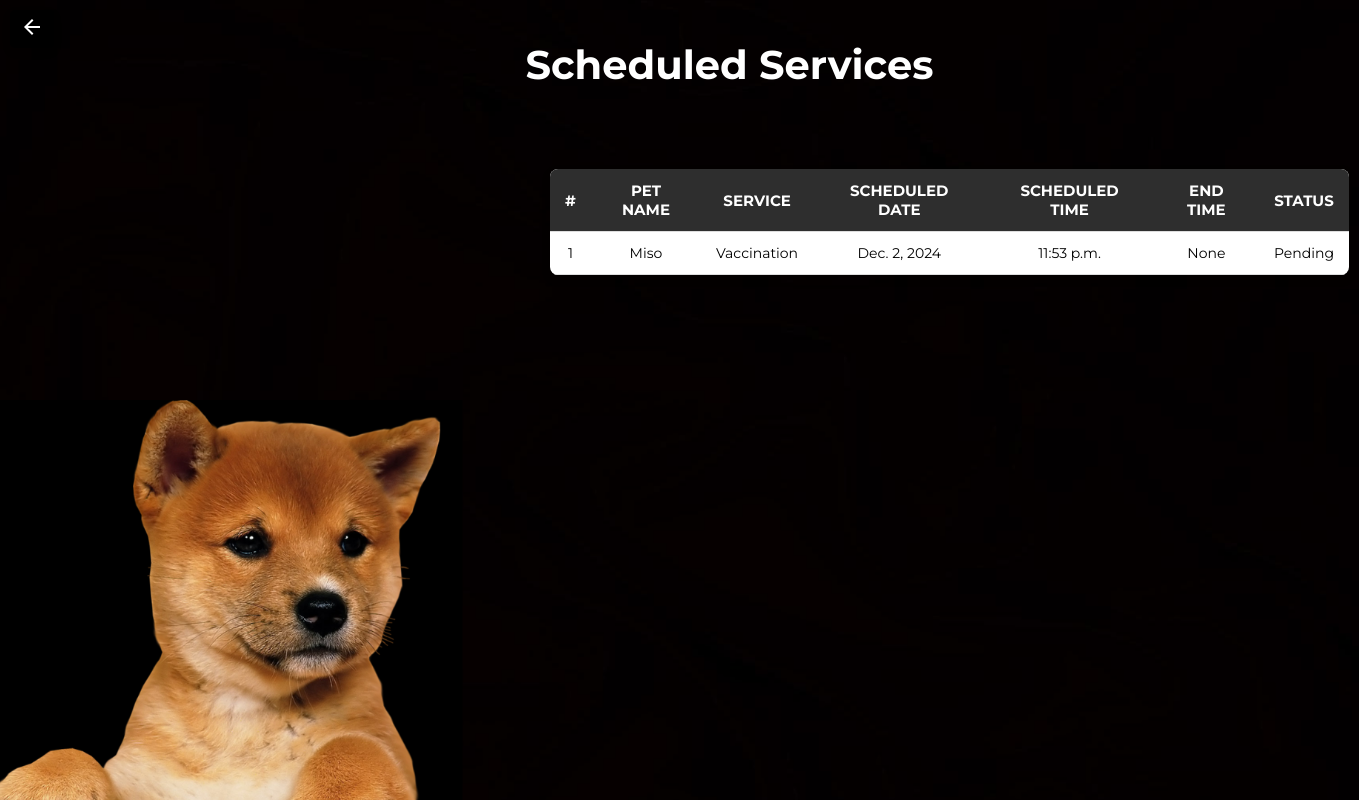
The app's page /user-scheduled-services/ (signed in) with its own data.
### app/models.py (models this page shows, shortened)
class ScheduledServices(models.Model):
    user = models.ForeignKey(User, on_delete=models.CASCADE, related_name="scheduled_services")
    pet_name = models.CharField(max_length=30, null=True, blank=True)
    service = models.CharField(max_length=100, null=True, blank=True)
    scheduled_date = models.DateField(null=True, blank=True)
    scheduled_time = models.TimeField(null=True, blank=True)
    end_time = models.TimeField(null=True, blank=True)
    status = models.BooleanField(default=False, null=True)
    cancelled = models.BooleanField(default=False)
    finished = models.BooleanField(default=False)

### app/views.py (the view)
# urls.py: path('user-scheduled-services/', views.scheduled_services, name="scheduled_services"),
@login_required
def scheduled_services(request):
    if request.user.is_authenticated:
        appointments = ScheduledServices.objects.filter(user=request.user, status=False)
    else:
        appointments = []
    return render(request, 'user-scheduled-services.html', {'appointments': appointments})

### app/templates/user-scheduled-services.html (shortened to what this page needs)
{% load static %}
<!DOCTYPE html>
<html lang="en">
<head>
    <link rel="stylesheet" href="{% static 'css/adminapo.css' %}">
</head>
<body>
    <div class="admin-apo-page">
        <a href="{% url 'home' %}" class="home-btn">
            <button class="home-btn-button">
                <svg xmlns="http://www.w3.org/2000/svg" height="24px" viewBox="0 -960 960 960" width="24px" fill="#FFFFFF">
                    <path d="m313-440 224 224-57 56-320-320 320-320 57 56-224 224h487v80H313Z"/>
                </svg>
            </button>
        </a>
        <div class="admin-apo-main-text">
            <p>Scheduled Services</p>
        </div>
        {% if appointments %}
            <div class="admin-apo-table-container">
                <table class="admin-apo-table">
                    <thead>
                        <tr>
                            <th>#</th>
                            <th>Pet Name</th>
                            <th>Service</th>
                            <th>Scheduled Date</th>
                            <th>Scheduled Time</th>
                            <th>End Time</th>
                            <th>Status</th>
                        </tr>
                    </thead>
                    <tbody>
                        {% for appointment in appointments %}
                            <tr>
                                <td>{{ forloop.counter }}</td>
                                <td>{{ appointment.pet_name }}</td>
                                <td>{{ appointment.service }}</td>
                                <td>{{ appointment.scheduled_date }}</td>
                                <td>{{ appointment.scheduled_time }}</td>
                                <td>{{ appointment.end_time }}</td>
                                <td>{% if appointment.status %}Approved{% else %}Pending{% endif %}</td>
                            </tr>
                        {% endfor %}
                    </tbody>
                </table>
            </div>
        {% else %}
            <div class="admin-apo-no-appointments">
                <h2>No Scheduled Services</h2>
                <p>You don't have any scheduled appointments yet. You can do it <a href='/schedule-services'>here</a>.</p>
            </div>
        {% endif %}
    </div>
</body>
</html>

### static/css/adminapo.css (style rules this page uses)
html, body { margin: 0; height: 100%; }
.admin-apo-page { display: flex; flex-direction: column; background-color: #1a1a1a; min-height: 100vh; gap: 20px; align-items: center; background-image: url("../assets/accesscheds/accessschedbg.png"); background-size: cover; background-repeat: no-repeat; background-position: center; }
.admin-apo-main-text { color: white; font-size: 40px; text-align: justify; font-family: "Montserrat"; font-weight: bolder; margin-left: 100px; }
.admin-apo-table-container { width: 100%; max-width: 799px; margin: 20px auto; background-color: white; border-radius: 8px; overflow: hidden; box-shadow: 0 4px 8px rgba(0, 0, 0, 0.2); margin-left: 550px; }
.admin-apo-table { word-break: 100%; border-collapse: collapse; font-family: "Montserrat", sans-serif; }
.admin-apo-table th, .admin-apo-table td { padding: 12px 15px; text-align: center; border-bottom: 1px solid #ddd; }
.admin-apo-table th { background-color: #2E2E2E ; color: white; font-size: 15px; text-transform: uppercase; }
.admin-apo-table td { font-size: 14px; }
.home-btn { position: absolute; top: 10px; left: 10px; text-decoration: none; }
.home-btn-button { background-color: black; color: white; padding: 5px 10px; font-size: 14px; font-family: "Montserrat"; border: none; border-radius: 5px; cursor: pointer; box-shadow: 0 4px 8px rgba(0, 0, 0, 0.1); }

### records on screen
ScheduledServices: pet_name "Miso", service "Vaccination", scheduled_date "Dec. 2, 2024", scheduled_time "11:53 p.m.", end_time "None", status "Pending"
